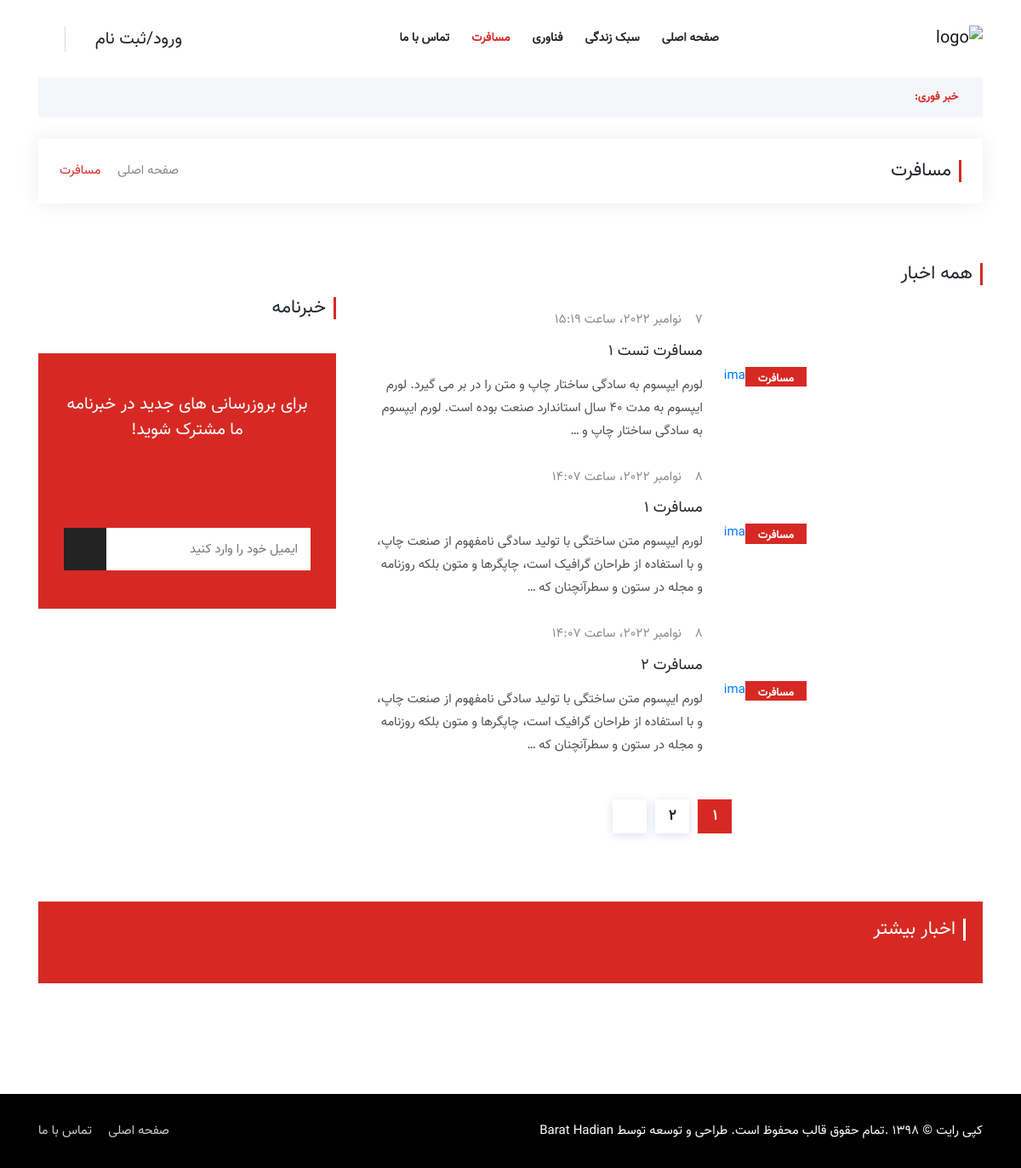
The page /travel/ on the database as committed earlier.
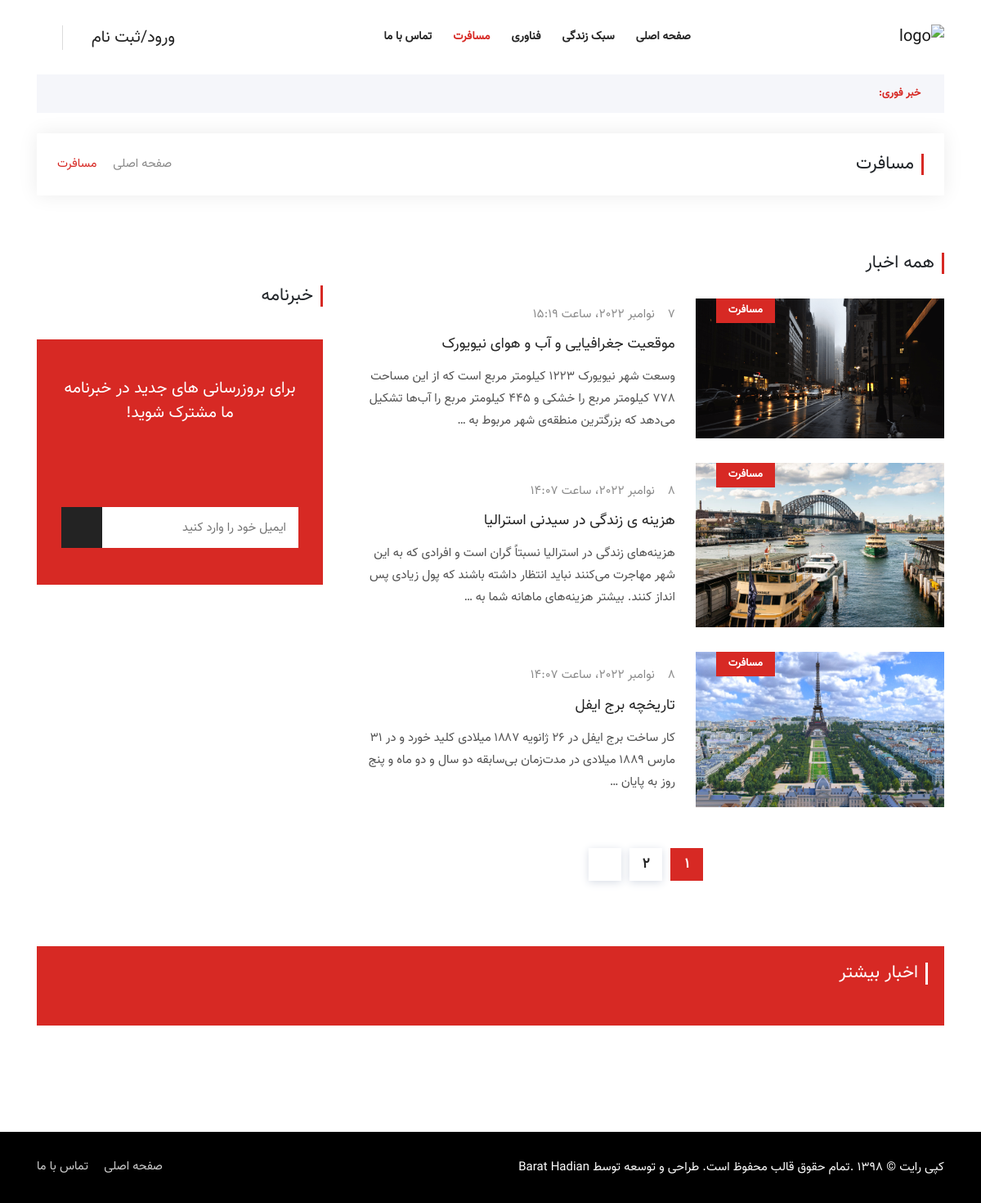
The same page on the database as committed later.
### Blog/models.py (models this page shows, shortened)
class Article(models.Model):
    author = models.ForeignKey(User, on_delete=models.CASCADE)
    category = models.ManyToManyField(Category, related_name='articles')
    title = models.CharField(max_length=100)
    body = models.TextField(max_length=2000)
    created = models.DateTimeField(auto_now_add=True)
    updated = models.DateTimeField(auto_now_add=True)
    image = models.ImageField(upload_to='profile/image', blank=True, null=True)

class Category(models.Model):
    title = models.CharField(max_length=100)
    created = models.DateTimeField(auto_now_add=True)
    class Meta:
        verbose_name_plural = "categories"
    def __str__(self):
        return self.title

### Blog/views.py (the view, shortened to what this page needs)
# urls.py: path('travel/', views.cat_travel, name='cat_travel'),
def cat_travel(request):
    article_travel = Article.objects.filter(category=3)
    paginator = Paginator(article_travel, 3)
    page_number = request.GET.get('page')
    object_list = paginator.get_page(page_number)
    return render(request, 'Blog/travel.html', {'articles': object_list, 'news': article_travel})

### context_processors/context_processors.py (called while the page is built)
def Breakingnews(request):
    breaking_news = Article.objects.filter(category=4).order_by('-updated')
    return {'breaking_news': breaking_news}

def more_news(request):
    news = Article.objects.all().order_by('?')
    return {'news': news}

### Blog/templates/Blog/travel.html (shortened to what the changed rows need)
{% load static %}
<!doctype html>
<html lang="fa">
<head>
    <link rel="stylesheet" href="{% static 'assets/css/bootstrap.min.css' %}">
    <link rel="stylesheet" href="{% static 'assets/css/animate.min.css' %}">
    <link rel="stylesheet" href="{% static 'assets/css/icofont.min.css' %}">
    <link rel="stylesheet" href="{% static 'assets/css/meanmenu.css' %}">
    <link rel="stylesheet" href="{% static 'assets/css/owl.carousel.min.css' %}">
    <link rel="stylesheet" href="{% static 'assets/css/magnific-popup.min.css' %}">
    <link rel="stylesheet" href="{% static 'assets/css/style.css' %}">
    <link rel="stylesheet" href="{% static 'assets/css/rtl.css' %}">
    <link rel="stylesheet" href="{% static 'assets/css/responsive.css' %}">
</head>
<body>
<div class="page-title-area">
    <div class="container">
        <div class="page-title-content">
            <h2>مسافرت</h2>
        </div>
    </div>
</div>
<section class="all-category-news ptb-40">
    <div class="container">
        <div class="row">
            <div class="col-lg-8 col-md-12">
                <div class="section-title">
                    <h2>همه اخبار</h2>
                </div>
                {% for article in articles %}
                    <div class="single-category-news">
                        <div class="row m-0 align-items-center">
                            <div class="col-lg-5 col-md-6 p-0">
                                <div class="category-news-image">
                                    <a href="{% url 'blog:posts'  article.id %}"><img src="{{ article.image.url }}"
                                                                                      alt="image"></a>
                                    <div class="tags">
                                        <a href="{% url 'blog:cat_travel' %}">{{ article.category.all.first }}</a>
                                    </div>
                                </div>
                            </div>
                            <div class="col-lg-7 col-md-6">
                                <div class="category-news-content">
                                    <span><i class="icofont-clock-time"></i>{{ article.created }}</span>
                                    <h3><a href="{% url 'blog:posts'  article.id %}">{{ article.title }}</a></h3>
                                    <p>{{ article.body|truncatewords:30 }}</p>
                                </div>
                            </div>
                        </div>
                    </div>
                {% endfor %}
            </div>
            <div class="col-lg-4 col-md-12">
                <div class="newsletter-box">
                    <div class="section-title">
                        <h2>خبرنامه</h2>
                    </div>
                </div>
            </div>
        </div>
    </div>
</section>
{% include 'includes/footer.html' %}
</body>
</html>

Rows that differ between the two databases and show on the page:
changed Article: image: picture added; title "مسافرت تست 1" → "موقعیت جغرافیایی و آب و هوای نیویورک"; body "لورم ایپسوم به سادگی ساختار چاپ و متن را در بر می گیرد. لورم ایپسوم به مدت 40 سال استاندارد صنعت بوده است. لورم ایپسوم به سادگی ساختار چاپ و …" → "وسعت شهر نیویورک 1223 کیلومتر مربع است که از این مساحت 778 کیلومتر مربع را خشکی و 445 کیلومتر مربع را آب‌ها تشکیل می‌دهد که بزرگترین منطقه‌ی شهر مربوط به …"
changed Article: image: picture added; title "مسافرت 1" → "هزینه ی زندگی در سیدنی استرالیا"; body "لورم ایپسوم متن ساختگی با تولید سادگی نامفهوم از صنعت چاپ، و با استفاده از طراحان گرافیک است، چاپگرها و متون بلکه روزنامه و مجله در ستون و سطرآنچنان که …" → "هزینه‌های زندگی در استرالیا نسبتاً گران است و افرادی که به این شهر مهاجرت می‌کنند نباید انتظار داشته باشند که پول زیادی پس انداز کنند. بیشتر هزینه‌های ماهانه شما به …"
changed Article: image: picture added; title "مسافرت 2" → "تاریخچه برج ایفل"; body "لورم ایپسوم متن ساختگی با تولید سادگی نامفهوم از صنعت چاپ، و با استفاده از طراحان گرافیک است، چاپگرها و متون بلکه روزنامه و مجله در ستون و سطرآنچنان که …" → "کار ساخت برج ایفل در ۲۶ ژانویه ۱۸۸۷ میلادی کلید خورد و در ۳۱ مارس ۱۸۸۹ میلادی در مدت‌زمان بی‌سابقه دو سال و دو ماه و پنج روز به پایان …"
